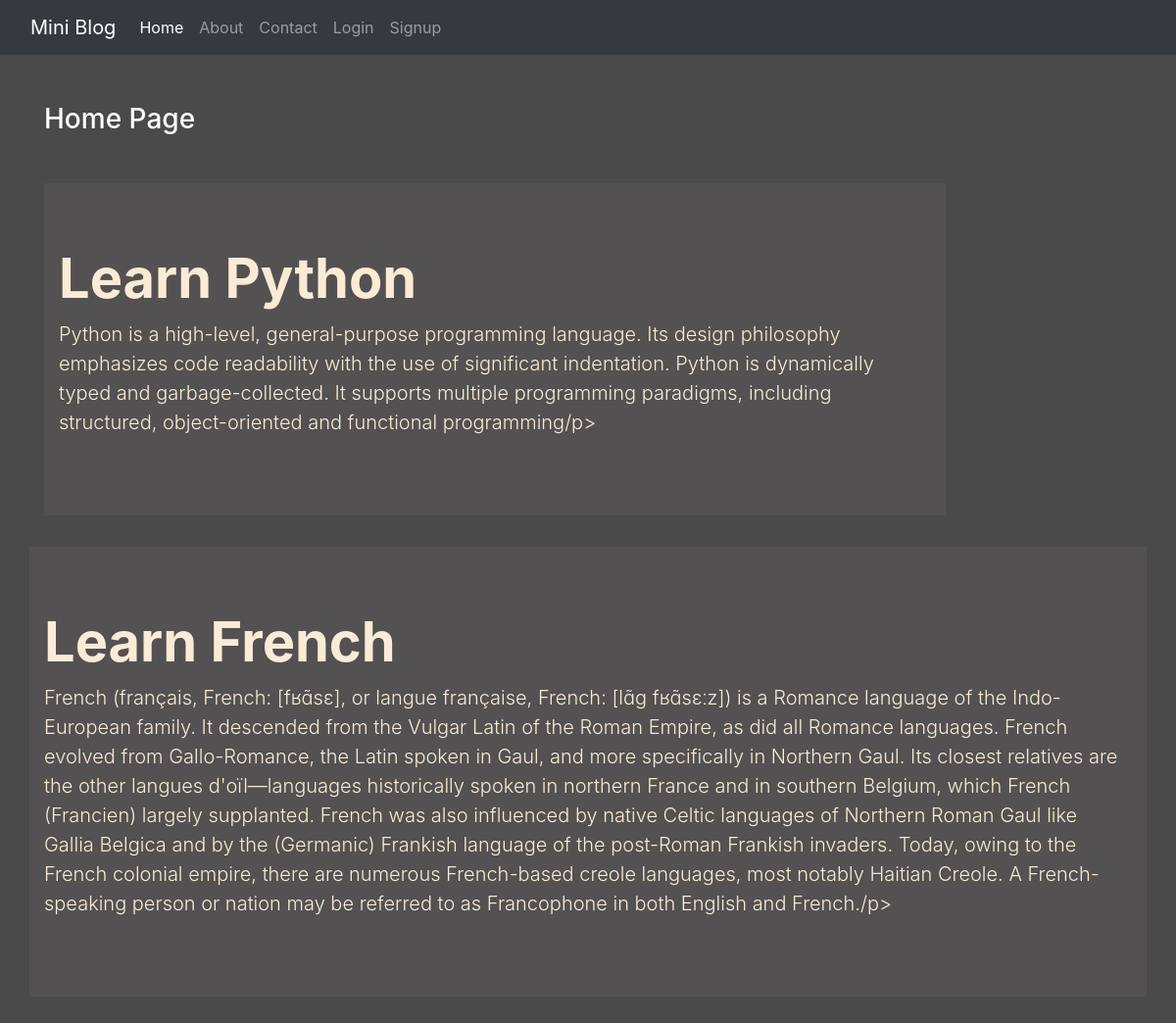
The page / on the database its author committed.
### blog/models.py (models this page shows)
class Post(models.Model):
  title = models.CharField(max_length=200)
  desc = models.TextField()

### blog/views.py (the view)
# urls.py: path('', views.home, name='home'),
def home(request):
  posts = Post.objects.all()
  return render(request, 'blog/home.html', {'posts':posts})

### blog/templates/blog/home.html
{% extends 'blog/base.html' %}
{% load static %}
{% block content %}
<div class="col-sm-10">
  <h3 class="text-white my-5">Home Page</h3>
  {% for post in posts %}
    <div class="jumbotron jumbotron-fluid jumbo-color">
      <div class="container">
        <h1 class="display-4 font-weight-bold">{{post.title}}</h1>
        <p class="lead">{{post.desc}}/p>
      </div>
    </div>
  </div>
  {% endfor %}
{% endblock content %}

### blog/static/blog/css/style.css (style rules this page uses)
body { background-color: rgb(75, 74, 74); color: antiquewhite; }
.jumbo-color { background-color: rgb(83, 81, 81); }

### rows shown on the page
Post: title "Learn Python", desc "Python is a high-level, general-purpose programming language. Its design philosophy emphasizes code readability with the use of significant indentation. Python is dynamically typed and garbage-collected. It supports multiple programming paradigms, including structured, object-oriented and functional programming"
Post: title "Learn French", desc "French (français, French: [fʁɑ̃sɛ], or langue française, French: [lɑ̃ɡ fʁɑ̃sɛːz]) is a Romance language of the Indo-European family. It descended from the Vulgar Latin of the Roman Empire, as did all Romance languages. French evolved from Gallo-Romance, the Latin spoken in Gaul, and more specifically in Northern Gaul. Its closest relatives are the other langues d'oïl—languages historically spoken in northern France and in southern Belgium, which French (Francien) largely supplanted. French was also influenced by native Celtic languages of Northern Roman Gaul like Gallia Belgica and by the (Germanic) Frankish language of the post-Roman Frankish invaders. Today, owing to the French colonial…"
